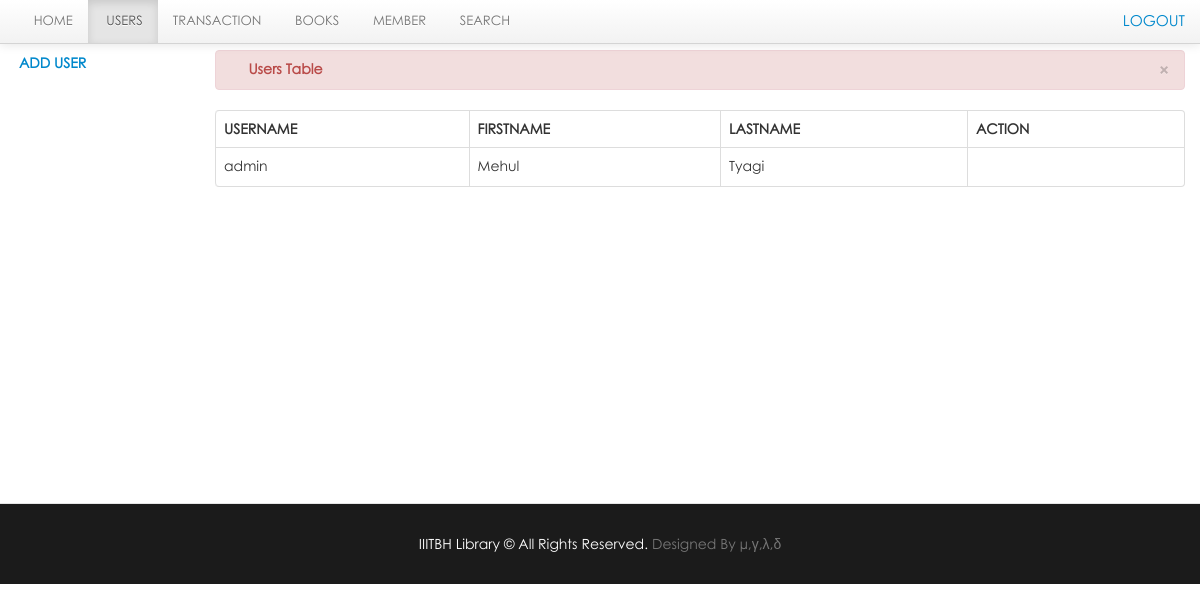
The page /lms/librarian/users.php (signed in) on the database its author committed.
### tables this page shows
CREATE TABLE `users` (
  `user_id` int(11) NOT NULL,
  `username` varchar(100) NOT NULL,
  `password` varchar(100) NOT NULL,
  `firstname` varchar(100) NOT NULL,
  `lastname` varchar(100) NOT NULL
);

### lms/librarian/users.php (the view, shortened to what this page needs)
<?php include('header.php'); ?>
<?php include('navbar_user.php'); ?>
    <div class="container">
		<div class="margin-top">
			<div class="row">
			<div class="span2">
										<ul class="nav nav-stacked">
											<li>
											<a href="#add_user" data-toggle="modal" >&nbsp;<strong>Add User</strong></a>
											</li>
										</ul>
			</div>
			<div class="span10">
                            <table cellpadding="0" cellspacing="0" border="0" class="table  table-bordered" id="example">
                                <div class="alert alert-danger">
                                    <button type="button" class="close" data-dismiss="alert">&times;</button>
                                    <strong><i class="icon-user icon-large"></i>&nbsp;Users Table</strong>
                                </div>
                                <thead>
                                    <tr>
                                        <th>Username</th>
                                        <th>Firstname</th>
                                        <th>Lastname</th>
                                        <th>Action</th>
                                    </tr>
                                </thead>
                                <tbody>
                                  <?php $user_query=mysqli_query($con,"select * from users")or die(mysql_error());
									while($row=mysqli_fetch_array($user_query)){
									$id=$row['user_id']; ?>
									 <tr class="del<?php echo $id ?>">
                                    <td><?php echo $row['username']; ?></td>
                                    <td><?php echo $row['firstname']; ?></td>
                                    <td><?php echo $row['lastname']; ?></td>
                                    <td width="100">
                                        <div class="span2">
										<a rel="tooltip"  title="Delete" id="<?php echo $id; ?>"  href="#delete_user<?php echo $id; ?>" data-toggle="modal"  class="btn-default"><i class="icon-trash icon-large"></i></a>
										<div class="span1">
										<a rel="tooltip"  title="Edit" id="e<?php echo $id; ?>" href="#edit<?php echo $id; ?>" data-toggle="modal" class="btn-default">   <i class="icon-pencil icon-large"></i></a>
										</div></div>
									</td>
                                    </tr>
									<?php } ?>
                                </tbody>
                            </table>
			</div>
			</div>
		</div>
    </div>
<?php include('footer.php') ?>

### lms/css/docs.css (style rules this page uses)
body { font-family:'TR Century Gothic',Helvetica,Arial,sans-serif !important; }
.alert { text-shadow: none; }
th { text-transform:uppercase; }
.nav li a { text-transform:uppercase; }
.margin-top { margin-top:50px; }
body { background: url(../img/grid_noise.png); position: relative; }

### lms/css/print.css (style rules this page uses)
th { text-align:left; }
td { text-align:left; border-top:1px solid; padding:2px; }
.alert { display:none; }
body { font-family:arial; font-size:13px; }
.nav { display:none; }

### rows shown on the page
users: username "admin", firstname "Mehul", lastname "Tyagi"
